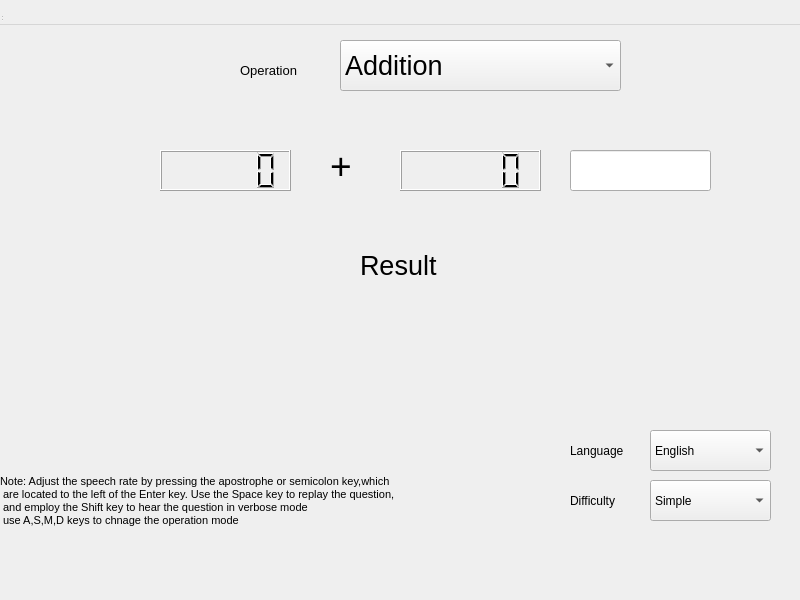
<?xml version="1.0" encoding="UTF-8"?>
<ui version="4.0">
 <class>Widget</class>
 <widget class="QWidget" name="Widget">
  <property name="geometry">
   <rect>
    <x>0</x>
    <y>0</y>
    <width>800</width>
    <height>600</height>
   </rect>
  </property>
  <property name="windowTitle">
   <string>MainWindow</string>
  </property>
  <widget class="QWidget" name="centralwidget">
   <widget class="QLCDNumber" name="n1">
    <property name="geometry">
     <rect>
      <x>160</x>
      <y>150</y>
      <width>131</width>
      <height>41</height>
     </rect>
    </property>
   </widget>
   <widget class="QLCDNumber" name="n2">
    <property name="geometry">
     <rect>
      <x>400</x>
      <y>150</y>
      <width>141</width>
      <height>41</height>
     </rect>
    </property>
   </widget>
   <widget class="QLineEdit" name="user_ans">
    <property name="geometry">
     <rect>
      <x>570</x>
      <y>150</y>
      <width>141</width>
      <height>41</height>
     </rect>
    </property>
    <property name="font">
     <font>
      <pointsize>20</pointsize>
     </font>
    </property>
   </widget>
   <widget class="QComboBox" name="operation">
    <property name="geometry">
     <rect>
      <x>340</x>
      <y>40</y>
      <width>281</width>
      <height>51</height>
     </rect>
    </property>
    <property name="font">
     <font>
      <pointsize>20</pointsize>
     </font>
    </property>
    <item>
     <property name="text">
      <string>Addition</string>
     </property>
    </item>
    <item>
     <property name="text">
      <string>Subraction</string>
     </property>
    </item>
    <item>
     <property name="text">
      <string>Division</string>
     </property>
    </item>
    <item>
     <property name="text">
      <string>Multiplication</string>
     </property>
    </item>
   </widget>
   <widget class="QLabel" name="label">
    <property name="geometry">
     <rect>
      <x>240</x>
      <y>50</y>
      <width>81</width>
      <height>41</height>
     </rect>
    </property>
    <property name="font">
     <font>
      <pointsize>10</pointsize>
     </font>
    </property>
    <property name="text">
     <string>Operation</string>
    </property>
   </widget>
   <widget class="QLabel" name="result">
    <property name="geometry">
     <rect>
      <x>360</x>
      <y>240</y>
      <width>121</width>
      <height>51</height>
     </rect>
    </property>
    <property name="font">
     <font>
      <pointsize>20</pointsize>
     </font>
    </property>
    <property name="text">
     <string>Result</string>
    </property>
   </widget>
   <widget class="QComboBox" name="Languages">
    <property name="geometry">
     <rect>
      <x>650</x>
      <y>430</y>
      <width>121</width>
      <height>41</height>
     </rect>
    </property>
    <item>
     <property name="text">
      <string>English</string>
     </property>
    </item>
   </widget>
   <widget class="QLabel" name="Lang_label">
    <property name="geometry">
     <rect>
      <x>570</x>
      <y>430</y>
      <width>71</width>
      <height>41</height>
     </rect>
    </property>
    <property name="text">
     <string>Language</string>
    </property>
   </widget>
   <widget class="QLabel" name="op_label">
    <property name="geometry">
     <rect>
      <x>330</x>
      <y>140</y>
      <width>111</width>
      <height>51</height>
     </rect>
    </property>
    <property name="font">
     <font>
      <pointsize>28</pointsize>
     </font>
    </property>
    <property name="text">
     <string>+</string>
    </property>
   </widget>
   <widget class="QLabel" name="result_2">
    <property name="geometry">
     <rect>
      <x>0</x>
      <y>450</y>
      <width>531</width>
      <height>101</height>
     </rect>
    </property>
    <property name="font">
     <font>
      <pointsize>8</pointsize>
     </font>
    </property>
    <property name="text">
     <string>Note: Adjust the speech rate by pressing the apostrophe or semicolon key,which
 are located to the left of the Enter key. Use the Space key to replay the question,
 and employ the Shift key to hear the question in verbose mode
 use A,S,M,D keys to chnage the operation mode </string>
    </property>
   </widget>
   <widget class="QComboBox" name="Difficulty_levels">
    <property name="geometry">
     <rect>
      <x>650</x>
      <y>480</y>
      <width>121</width>
      <height>41</height>
     </rect>
    </property>
    <item>
     <property name="text">
      <string>Simple</string>
     </property>
    </item>
    <item>
     <property name="text">
      <string>Easy</string>
     </property>
    </item>
    <item>
     <property name="text">
      <string>Medium</string>
     </property>
    </item>
    <item>
     <property name="text">
      <string>Hard</string>
     </property>
    </item>
    <item>
     <property name="text">
      <string>Challenging</string>
     </property>
    </item>
   </widget>
   <widget class="QLabel" name="difficulty_label">
    <property name="geometry">
     <rect>
      <x>570</x>
      <y>480</y>
      <width>61</width>
      <height>41</height>
     </rect>
    </property>
    <property name="text">
     <string>Difficulty</string>
    </property>
   </widget>
  </widget>
  <widget class="QMenuBar" name="menubar">
   <property name="geometry">
    <rect>
     <x>0</x>
     <y>0</y>
     <width>800</width>
     <height>25</height>
    </rect>
   </property>
  </widget>
  <widget class="QStatusBar" name="statusbar"/>
 </widget>
 <resources/>
 <connections/>
</ui>

 
